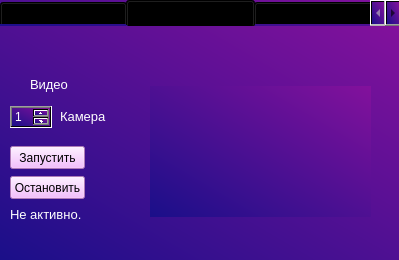
<?xml version="1.0" encoding="UTF-8"?>
<ui version="4.0">
 <class>MainWindow</class>
 <widget class="QMainWindow" name="MainWindow">
  <property name="geometry">
   <rect>
    <x>0</x>
    <y>0</y>
    <width>399</width>
    <height>260</height>
   </rect>
  </property>
  <property name="windowTitle">
   <string>ASTRA GESTURE CONTROL</string>
  </property>
  <property name="windowIcon">
   <iconset resource="res.qrc">
    <normaloff>:/assets/assets/logo.png</normaloff>:/assets/assets/logo.png</iconset>
  </property>
  <property name="styleSheet">
   <string notr="true">background-color: qlineargradient(spread:pad, x1:1, y1:0, x2:0, y2:0, stop:0 rgba(12, 7, 64, 255), stop:1 rgba(65, 8, 77, 255));</string>
  </property>
  <widget class="QWidget" name="centralwidget">
   <widget class="QTabWidget" name="tabWidget">
    <property name="geometry">
     <rect>
      <x>0</x>
      <y>0</y>
      <width>401</width>
      <height>261</height>
     </rect>
    </property>
    <property name="styleSheet">
     <string notr="true">background-color: qlineargradient(spread:pad, x1:0, y1:1, x2:1, y2:0, stop:0 rgba(26, 15, 137, 255), stop:1 rgba(131, 17, 156, 255));
border-color: qlineargradient(spread:pad, x1:0, y1:1, x2:1, y2:0, stop:0 rgba(26, 15, 137, 255), stop:1 rgba(131, 17, 156, 255));
selection-color: rgb(85, 255, 255);</string>
    </property>
    <property name="currentIndex">
     <number>1</number>
    </property>
    <widget class="QWidget" name="tab_gestures">
     <property name="styleSheet">
      <string notr="true"/>
     </property>
     <attribute name="title">
      <string>Настройка жестов</string>
     </attribute>
     <widget class="QScrollArea" name="scrollArea">
      <property name="geometry">
       <rect>
        <x>0</x>
        <y>0</y>
        <width>401</width>
        <height>241</height>
       </rect>
      </property>
      <property name="widgetResizable">
       <bool>true</bool>
      </property>
      <widget class="QWidget" name="scrollAreaWidgetContents">
       <property name="geometry">
        <rect>
         <x>0</x>
         <y>0</y>
         <width>399</width>
         <height>239</height>
        </rect>
       </property>
       <widget class="QWidget" name="verticalLayoutWidget">
        <property name="geometry">
         <rect>
          <x>0</x>
          <y>0</y>
          <width>381</width>
          <height>241</height>
         </rect>
        </property>
        <layout class="QVBoxLayout" name="verticalLayout">
         <item>
          <widget class="QPushButton" name="pushButton_new_gesture">
           <property name="styleSheet">
            <string notr="true">color: rgb(255, 255, 255);</string>
           </property>
           <property name="text">
            <string>+</string>
           </property>
          </widget>
         </item>
        </layout>
       </widget>
      </widget>
     </widget>
    </widget>
    <widget class="QWidget" name="tab_launch">
     <attribute name="title">
      <string>Запуск программы</string>
     </attribute>
     <widget class="QPushButton" name="pushButton_launch">
      <property name="geometry">
       <rect>
        <x>10</x>
        <y>120</y>
        <width>75</width>
        <height>23</height>
       </rect>
      </property>
      <property name="styleSheet">
       <string notr="true">background-color: rgb(243, 172, 255);</string>
      </property>
      <property name="text">
       <string>Запустить</string>
      </property>
     </widget>
     <widget class="QPushButton" name="pushButton_stop">
      <property name="geometry">
       <rect>
        <x>10</x>
        <y>150</y>
        <width>75</width>
        <height>23</height>
       </rect>
      </property>
      <property name="styleSheet">
       <string notr="true">background-color: rgb(243, 172, 255);</string>
      </property>
      <property name="text">
       <string>Остановить</string>
      </property>
     </widget>
     <widget class="QCheckBox" name="checkBox_camera">
      <property name="geometry">
       <rect>
        <x>10</x>
        <y>50</y>
        <width>151</width>
        <height>17</height>
       </rect>
      </property>
      <property name="font">
       <font>
        <pointsize>10</pointsize>
       </font>
      </property>
      <property name="styleSheet">
       <string notr="true">color: rgb(255, 255, 255);
background-color: rgba(240, 240, 240, 0);</string>
      </property>
      <property name="text">
       <string>Видео</string>
      </property>
     </widget>
     <widget class="QLabel" name="label_status">
      <property name="geometry">
       <rect>
        <x>10</x>
        <y>180</y>
        <width>111</width>
        <height>16</height>
       </rect>
      </property>
      <property name="font">
       <font>
        <pointsize>10</pointsize>
       </font>
      </property>
      <property name="styleSheet">
       <string notr="true">color: rgb(255, 255, 255);
background-color: rgba(240, 240, 240, 0);</string>
      </property>
      <property name="text">
       <string>Не активно.</string>
      </property>
     </widget>
     <widget class="QLabel" name="label">
      <property name="geometry">
       <rect>
        <x>150</x>
        <y>60</y>
        <width>221</width>
        <height>131</height>
       </rect>
      </property>
      <property name="text">
       <string/>
      </property>
      <property name="pixmap">
       <pixmap resource="res.qrc">:/assets/assets/label_with_logo.png</pixmap>
      </property>
      <property name="scaledContents">
       <bool>true</bool>
      </property>
     </widget>
     <widget class="QSpinBox" name="spinBox_camera">
      <property name="geometry">
       <rect>
        <x>10</x>
        <y>80</y>
        <width>42</width>
        <height>22</height>
       </rect>
      </property>
      <property name="styleSheet">
       <string notr="true">color: rgb(255, 255, 255);</string>
      </property>
      <property name="minimum">
       <number>1</number>
      </property>
      <property name="value">
       <number>1</number>
      </property>
     </widget>
     <widget class="QLabel" name="label_camera">
      <property name="geometry">
       <rect>
        <x>60</x>
        <y>80</y>
        <width>51</width>
        <height>21</height>
       </rect>
      </property>
      <property name="font">
       <font>
        <pointsize>10</pointsize>
       </font>
      </property>
      <property name="styleSheet">
       <string notr="true">color: rgb(255, 255, 255);
background-color: rgba(240, 240, 240, 0);</string>
      </property>
      <property name="text">
       <string>Камера</string>
      </property>
     </widget>
    </widget>
    <widget class="QWidget" name="tab_mouse">
     <attribute name="title">
      <string>Настройка эмулятора мыши</string>
     </attribute>
     <widget class="QSlider" name="horizontalSlider_alpha">
      <property name="geometry">
       <rect>
        <x>60</x>
        <y>80</y>
        <width>160</width>
        <height>22</height>
       </rect>
      </property>
      <property name="minimum">
       <number>1</number>
      </property>
      <property name="maximum">
       <number>100</number>
      </property>
      <property name="value">
       <number>10</number>
      </property>
      <property name="orientation">
       <enum>Qt::Horizontal</enum>
      </property>
     </widget>
     <widget class="QSlider" name="horizontalSlider_border">
      <property name="geometry">
       <rect>
        <x>60</x>
        <y>120</y>
        <width>160</width>
        <height>22</height>
       </rect>
      </property>
      <property name="minimum">
       <number>1</number>
      </property>
      <property name="maximum">
       <number>100</number>
      </property>
      <property name="value">
       <number>30</number>
      </property>
      <property name="orientation">
       <enum>Qt::Horizontal</enum>
      </property>
     </widget>
     <widget class="QSlider" name="horizontalSlider_smooth">
      <property name="geometry">
       <rect>
        <x>60</x>
        <y>160</y>
        <width>160</width>
        <height>22</height>
       </rect>
      </property>
      <property name="minimum">
       <number>1</number>
      </property>
      <property name="maximum">
       <number>10</number>
      </property>
      <property name="value">
       <number>5</number>
      </property>
      <property name="orientation">
       <enum>Qt::Horizontal</enum>
      </property>
     </widget>
     <widget class="QLabel" name="label_alpha">
      <property name="geometry">
       <rect>
        <x>230</x>
        <y>80</y>
        <width>141</width>
        <height>16</height>
       </rect>
      </property>
      <property name="font">
       <font>
        <pointsize>10</pointsize>
       </font>
      </property>
      <property name="styleSheet">
       <string notr="true">color: rgb(255, 255, 255);
background-color: rgba(240, 240, 240, 0);</string>
      </property>
      <property name="text">
       <string>Реактивность курсора</string>
      </property>
     </widget>
     <widget class="QLabel" name="label_border">
      <property name="geometry">
       <rect>
        <x>230</x>
        <y>120</y>
        <width>151</width>
        <height>16</height>
       </rect>
      </property>
      <property name="font">
       <font>
        <pointsize>10</pointsize>
       </font>
      </property>
      <property name="styleSheet">
       <string notr="true">color: rgb(255, 255, 255);
background-color: rgba(240, 240, 240, 0);</string>
      </property>
      <property name="text">
       <string>Границы распознавания</string>
      </property>
     </widget>
     <widget class="QLabel" name="label_smooth">
      <property name="geometry">
       <rect>
        <x>230</x>
        <y>160</y>
        <width>141</width>
        <height>16</height>
       </rect>
      </property>
      <property name="font">
       <font>
        <pointsize>10</pointsize>
       </font>
      </property>
      <property name="styleSheet">
       <string notr="true">color: rgb(255, 255, 255);
background-color: rgba(240, 240, 240, 0);</string>
      </property>
      <property name="text">
       <string>Сглаживание движения</string>
      </property>
     </widget>
     <widget class="QLabel" name="label_alpha_value">
      <property name="geometry">
       <rect>
        <x>20</x>
        <y>80</y>
        <width>31</width>
        <height>21</height>
       </rect>
      </property>
      <property name="font">
       <font>
        <pointsize>10</pointsize>
       </font>
      </property>
      <property name="styleSheet">
       <string notr="true">color: rgb(255, 255, 255);
background-color: rgba(240, 240, 240, 0);</string>
      </property>
      <property name="text">
       <string>0.1</string>
      </property>
     </widget>
     <widget class="QLabel" name="label_border_value">
      <property name="geometry">
       <rect>
        <x>20</x>
        <y>120</y>
        <width>31</width>
        <height>21</height>
       </rect>
      </property>
      <property name="font">
       <font>
        <pointsize>10</pointsize>
       </font>
      </property>
      <property name="styleSheet">
       <string notr="true">color: rgb(255, 255, 255);
background-color: rgba(240, 240, 240, 0);</string>
      </property>
      <property name="text">
       <string>30</string>
      </property>
     </widget>
     <widget class="QLabel" name="label_smooth_value">
      <property name="geometry">
       <rect>
        <x>20</x>
        <y>160</y>
        <width>31</width>
        <height>21</height>
       </rect>
      </property>
      <property name="font">
       <font>
        <pointsize>10</pointsize>
       </font>
      </property>
      <property name="styleSheet">
       <string notr="true">color: rgb(255, 255, 255);
background-color: rgba(240, 240, 240, 0);</string>
      </property>
      <property name="text">
       <string>5</string>
      </property>
     </widget>
    </widget>
   </widget>
  </widget>
 </widget>
 <resources>
  <include location="res.qrc"/>
 </resources>
 <connections/>
</ui>
